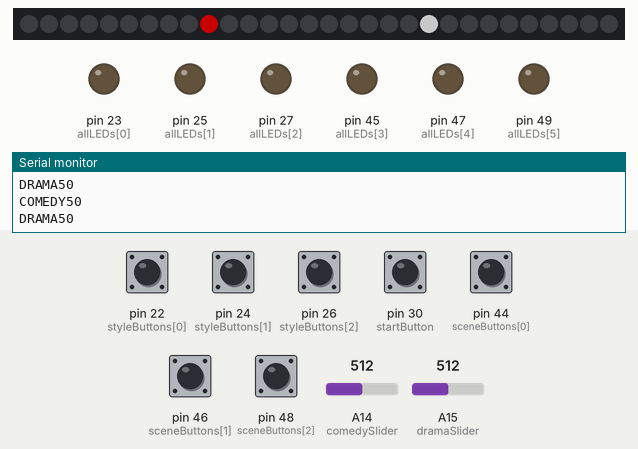
This sketch was run on a simulated Arduino Mega 2560, built with avr-gcc and run on an emulated ATmega2560. Parts: 30 RGB LEDs in strip order, left to right, output pins drawn as LEDs (lit = HIGH), the last lines printed to the serial monitor. Dashed ring = blinking. The inputs (shaded band) are chosen by the test bench; at power-on: pin 22 (styleButtons[0]), pin 24 (styleButtons[1]), pin 26 (styleButtons[2]), pin 30 (startButton), pin 44 (sceneButtons[0]), pin 46 (sceneButtons[1]), pin 48 (sceneButtons[2]) HIGH, A14 (comedySlider) = 512, A15 (dramaSlider) = 512. Dim RGB values are drawn brighter than linear.

Above: at 1.85 s.
1.9 s: pin 30 (startButton) pulled LOW for 0.15 s
At 2.05 s:
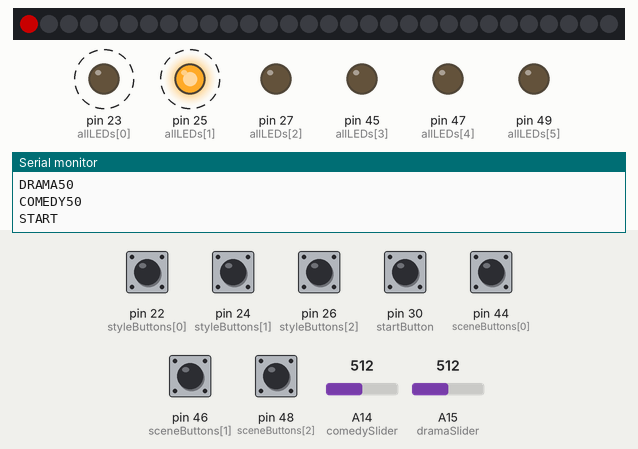
2.6 s: pin 22 (styleButtons[0]) pulled LOW for 1 s
4.2 s: pin 44 (sceneButtons[0]) pulled LOW for 0.15 s
At 4.76 s:
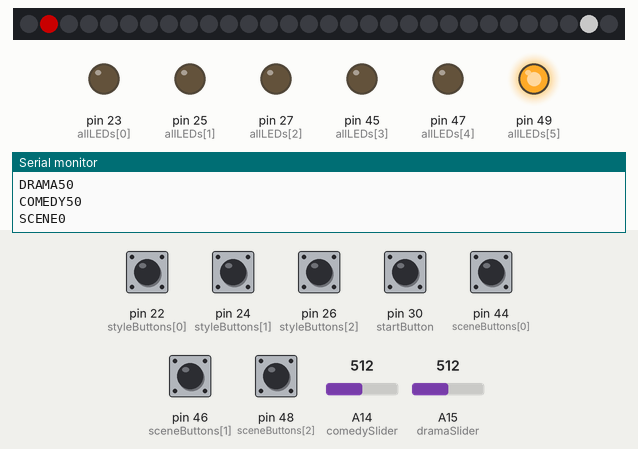
4.9 s: pin 30 (startButton) pulled LOW for 1 s
At 5.05 s:
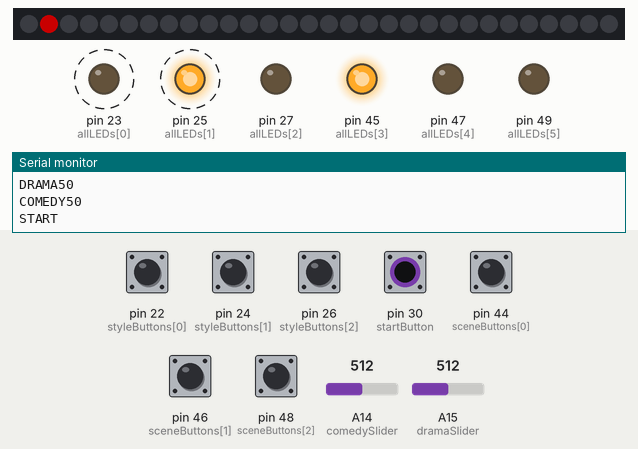
6.5 s: pin 46 (sceneButtons[1]) pulled LOW for 0.15 s
At 6.66 s:
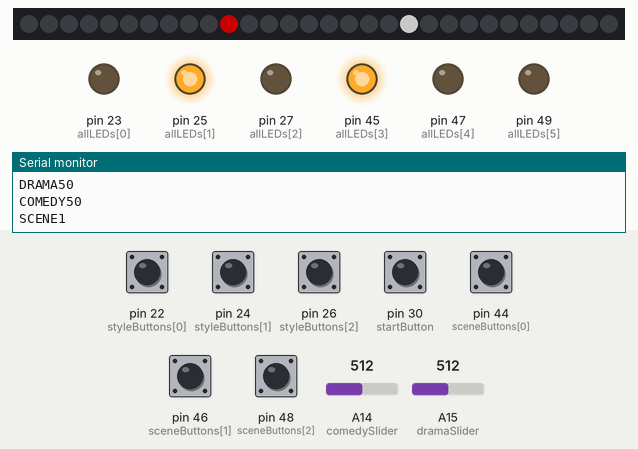
7.2 s: pin 24 (styleButtons[1]) pulled LOW for 0.15 s
At 7.36 s:
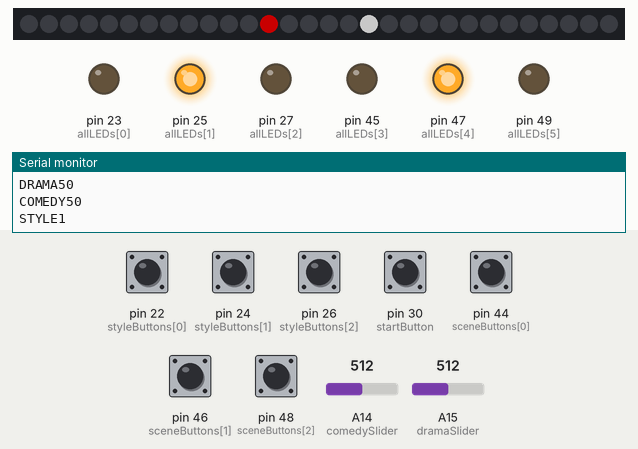
Timing chart, 0 to 8.9 s (numbered marks = the images above; inputs shaded):
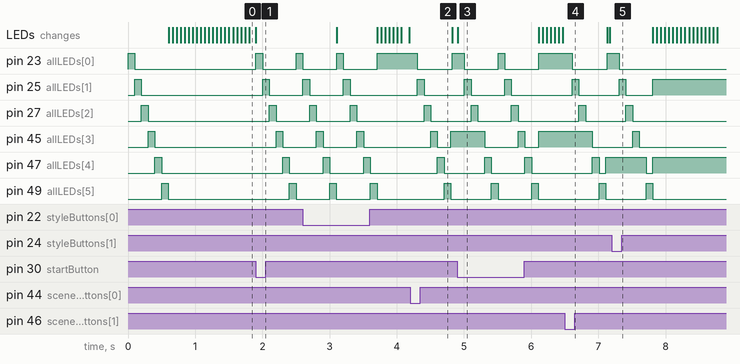

The sketch:

buttons.ino
```cpp
#include <LiquidCrystal_I2C.h>
#include <Arduino.h>
#include <FastLED.h>

// Make sure these are defined according to your actual setup
#define LED_PIN     6
#define NUM_LEDS    30
#define BRIGHTNESS  100
#define LED_TYPE    WS2812B
#define COLOR_ORDER GRB

CRGB leds[NUM_LEDS];  // This line declares your LED array

//15:59:29.832 -> I2C device found at address 0x20  ! 32
//15:59:29.865 -> I2C device found at address 0x7C  !124
LiquidCrystal_I2C lcdLeft(0x20, 16, 2); // Now 'left' LCD has address 0x20
LiquidCrystal_I2C lcdRight(0x7C, 16, 2); // Now 'right' LCD has address 0x7C

// Define pin numbers for all non-addressable LEDs
const int allLEDs[] = { 23, 25, 27, 45, 47, 49 }; // Update with your actual LED pin numbers

// Define pin numbers for the buttons and LEDs using higher pin numbers
const int styleButtons[] = { 22, 24, 26 };  // Style buttons
const int styleLEDs[] = { 23, 25, 27 };     // Style LEDs
const int sceneButtons[] = { 44, 46, 48 };  // Scene buttons
const int sceneLEDs[] = { 45, 47, 49 };     // Scene LEDs
const int dramaSlider = A15;                // Drama slider, using analog pins
const int comedySlider = A14;               // Comedy slider

// Define a debounce time in milliseconds
const unsigned long debounceTime = 5;  // Adjust this value based on your needs
unsigned long lastDebounceTime = 0;      // When the last debounce check occurred

// Start button is very sensitive
const int startButton = 30;  // Start button, changed to a higher pin number
int lastButtonState = HIGH;  // assuming the button is not pressed initially

// Variables to store the currently selected style and scene
int selectedStyle = -1;
int selectedScene = -1;

void setup() {
  Serial.begin(9600);

    FastLED.addLeds<LED_TYPE, LED_PIN, COLOR_ORDER>(leds, NUM_LEDS);
    FastLED.setBrightness(BRIGHTNESS);

  // Configure style and scene buttons and LEDs
  for (int i = 0; i < 3; i++) {
    pinMode(styleButtons[i], INPUT_PULLUP);
    pinMode(styleLEDs[i], OUTPUT);
    pinMode(sceneButtons[i], INPUT_PULLUP);
    pinMode(sceneLEDs[i], OUTPUT);
  }

  // Configure sliders and start button
  pinMode(dramaSlider, INPUT);
  pinMode(comedySlider, INPUT);
  pinMode(startButton, INPUT_PULLUP);  // Set as INPUT_PULLUP to use the internal pull-up resistor


  waveLights();
  travelingDotEffect();
}

void loop() {
  dualPingPongEffect();
  // Handle style selection
  Serial.flush();
  for (int i = 0; i < 3; i++) {
    if (digitalRead(styleButtons[i]) == LOW) {
      if (selectedStyle != i) {  // Check if new selection is different from the current
        Serial.print("STYLE");
        Serial.println(i);
        selectedStyle = i;  // Update the selected style
        waveLights();
      }
    }
    // Set the LED corresponding to the selected style
    digitalWrite(styleLEDs[i], (i == selectedStyle) ? HIGH : LOW);
  }

  // Handle scene selection
  for (int i = 0; i < 3; i++) {
    if (digitalRead(sceneButtons[i]) == LOW) {
      if (selectedScene != i) {  // Check if new selection is different from the current
        Serial.print("SCENE");
        Serial.println(i);
        selectedScene = i;  // Update the selected scene
        waveLights();
      }
    }
    // Set the LED corresponding to the selected scene
    digitalWrite(sceneLEDs[i], (i == selectedScene) ? HIGH : LOW);
  }

  // Handle drama and comedy slider values
  int dramaValue = analogRead(dramaSlider) / 10.24;
  Serial.print("DRAMA");
  Serial.println(dramaValue);

  int comedyValue = analogRead(comedySlider) / 10.24;
  Serial.print("COMEDY");
  Serial.println(comedyValue);

  // Read the start button state and check for press
  int buttonState = digitalRead(startButton);
  if (buttonState == LOW && lastButtonState == HIGH && (millis() - lastDebounceTime) > debounceTime) {
    Serial.println("START");
    // Record the time of this button press
    lastDebounceTime = millis();
    // Make a "wave" with the lights
    redWaveNonBlocking();
    waveLights();
    waveLights();
    travelingDotEffect();
    // Only print "START" if sufficient time has passed since the last press
  }

  // Update the last button state
  lastButtonState = buttonState;
}

void redWaveNonBlocking() {
    static unsigned long lastUpdate = 0; // Tracks last update time
    static int currentLed = 0; // Tracks the current LED in the wave
    const long waveInterval = 100; // Time in milliseconds between updates

    unsigned long currentMillis = millis();

    if (currentMillis - lastUpdate >= waveInterval) {
        // Reset all LEDs to black (off)
        fill_solid(leds, NUM_LEDS, CRGB::Black);

        // Turn the current LED red
        leds[currentLed] = CRGB::Red;
        FastLED.show();

        // Move to the next LED, loop back to start if at the end
        currentLed = (currentLed + 1) % NUM_LEDS;

        lastUpdate = currentMillis; // Update the last update time
    }
}


void waveLights() {
  // This function will turn on and off each LED in succession
  int allLEDs[] = { 23, 25, 27, 45, 47, 49 };  // Combine style and scene LEDs
  for (int led : allLEDs) {
    digitalWrite(led, HIGH);
    delay(100);  // Delay between each LED "wave"
    digitalWrite(led, LOW);
  }
}

void waveLightsNonblocking() {
    static unsigned long lastUpdateTime = 0; // Last update time
    static int currentLedIndex = 0; // Current LED being controlled
    const long waveInterval = 100; // Time between updates, adjust as necessary

    unsigned long currentMillis = millis();

    // Check if it's time to update
    if (currentMillis - lastUpdateTime >= waveInterval) {
        // Reset previous LED to LOW (turn it off)
        if (currentLedIndex > 0) { // Avoid underflow
            digitalWrite(allLEDs[currentLedIndex - 1], LOW);
        } else {
            // When the first LED is the current, turn off the last LED instead
            digitalWrite(allLEDs[sizeof(allLEDs)/sizeof(allLEDs[0]) - 1], LOW);
        }

        // Set current LED to HIGH (turn it on)
        digitalWrite(allLEDs[currentLedIndex], HIGH);

        // Move to the next LED, wrap around if at the end
        currentLedIndex++;
        if (currentLedIndex >= sizeof(allLEDs)/sizeof(allLEDs[0])) {
            currentLedIndex = 0; // Reset index to loop the wave
        }

        lastUpdateTime = currentMillis; // Remember the update time
    }
}

void travelingDotEffect() {
    static unsigned long lastUpdate = 0;
    static int currentLed = 0;
    const int updateInterval = 10; // Speed of the traveling dot

    unsigned long currentMillis = millis();
    if (currentMillis - lastUpdate >= updateInterval) {
        // Reset all LEDs to black
        fill_solid(leds, NUM_LEDS, CRGB::Black);

        // Turn the current LED white
        leds[currentLed] = CRGB::White;
        FastLED.show();

        // Move to the next LED
        currentLed++;
        if (currentLed >= NUM_LEDS) currentLed = 0; // Loop back to the start

        lastUpdate = currentMillis; // Save the last update time
    }
}


// Global variables for the dual ping-pong effect
int whiteBallPosition = 0; // Current position of the white 'pong ball'
bool whiteBallDirection = true; // true means moving forward, false means moving backward
int redBallPosition = NUM_LEDS - 1; // Current position of the red 'pong ball', starts from the other end
bool redBallDirection = false; // true means moving forward, false means moving backward

void dualPingPongEffect() {
    static unsigned long lastUpdate = 0; // Time of last update
    const long updateInterval = 50; // Time between updates, adjust for speed

    unsigned long currentMillis = millis();
    if (currentMillis - lastUpdate >= updateInterval) {
        // Clear the strip on each update for simplicity
        fill_solid(leds, NUM_LEDS, CRGB::Black);

        // Update positions of both 'pong balls'
        leds[whiteBallPosition] = CRGB::White; // White ball
        leds[redBallPosition] = CRGB::Red; // Red ball
        FastLED.show();

        // Move the white ball
        if (whiteBallDirection) {
            whiteBallPosition++;
            if (whiteBallPosition >= NUM_LEDS) { // Reverse direction
                whiteBallDirection = false;
                whiteBallPosition = NUM_LEDS - 1; // Ensure it stays within bounds
            }
        } else {
            whiteBallPosition--;
            if (whiteBallPosition < 0) { // Reverse direction
                whiteBallDirection = true;
                whiteBallPosition = 0; // Ensure it stays within bounds
            }
        }

        // Move the red ball
        if (redBallDirection) {
            redBallPosition++;
            if (redBallPosition >= NUM_LEDS) { // Reverse direction
                redBallDirection = false;
                redBallPosition = NUM_LEDS - 1; // Ensure it stays within bounds
            }
        } else {
            redBallPosition--;
            if (redBallPosition < 0) { // Reverse direction
                redBallDirection = true;
                redBallPosition = 0; // Ensure it stays within bounds
            }
        }

        lastUpdate = currentMillis; // Remember the time of this update
    }
}
```

Measured:
- after the input at 1.9 s, pin 23 (allLEDs[0]): LOW → HIGH at once, → LOW 0.10 s later, → HIGH 0.50 s later; pin 25 (allLEDs[1]): LOW → HIGH after 0.10 s, → LOW 0.10 s later
- after the input at 4.2 s, pin 23 (allLEDs[0]): HIGH → LOW after 0.11 s, → HIGH 0.52 s later; pin 25 (allLEDs[1]): LOW → HIGH after 0.11 s, → LOW 0.10 s later
- after the input at 4.9 s, pin 23 (allLEDs[0]), pin 25 (allLEDs[1]): alternates HIGH for 0.10 s and LOW for 0.50 s, starting after 0.11 s
- after the input at 6.5 s, pin 23 (allLEDs[0]): HIGH → LOW after 0.11 s, → HIGH 0.52 s later; pin 25 (allLEDs[1]): LOW → HIGH after 0.11 s, → LOW 0.10 s later
- after the input at 7.2 s, pin 23 (allLEDs[0]): HIGH → LOW after 0.11 s; pin 25 (allLEDs[1]): LOW → HIGH after 0.11 s, → LOW 0.10 s later, → HIGH 0.40 s later
